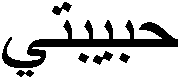
#> input picture lab7/text.bmp, 183 x 81 px, given in place of أ.png, which was not available
$ python lab7.py
#> lines starting #> are read from the running program, lines starting #| are printed output that depends on the picture; after the words box and inside, x2 and y2 are one past the last pixel; in counts of white or black regions, pixels touching at a corner belong together; pictures that were not available may be replaced by others from this repository, and a replacement may not be noted
#> in preprocess, `gray = cv2.imread(path, cv2.IMREAD_GRAYSCALE)`: gray: shape (81, 183); 81.2% white; 6 black regions, box (x1, y1, x2, y2) and area: (2, 20, 178, 68) 2330, (52, 2, 72, 15) 128, (93, 51, 113, 65) 128, (16, 70, 34, 77) 78, (78, 53, 89, 63) 65, (119, 53, 130, 63) 65
import os
import shutil

import cv2
import matplotlib
matplotlib.use("Agg")
import matplotlib.pyplot as plt
import numpy as np

BASE_DIR = os.path.dirname(os.path.abspath(__file__))

ALPHABET = "أ ب ج د ﻩ و ز ح ط ي ك ل م ن س ع ف ص ق ر ش ت ث خ ذ ض ظ غ".split()
RECOGNIZED_TEXT = "حبيبتي"

LAB5_SYMBOLS_DIR = os.path.join(BASE_DIR, "..", "lab5", "symbols")
OUTPUT_DIR = os.path.join(BASE_DIR, "output")
os.makedirs(OUTPUT_DIR, exist_ok=True)

FONT_SIZE = 52
FONT_SIZE_EXP = 44

EXPERIMENTS = [
    {
        "label": f"Основной шрифт {FONT_SIZE}pt",
        "input": os.path.join(BASE_DIR, "text_52.bmp"),
        "image_out": os.path.join(OUTPUT_DIR, "text_52pt.bmp"),
        "hypotheses_out": os.path.join(OUTPUT_DIR, "hypotheses_main.txt"),
        "heatmap_out": os.path.join(OUTPUT_DIR, "heatmap_main.png"),
    },
    {
        "label": f"Эксперимент: {FONT_SIZE_EXP}pt, база {FONT_SIZE}pt",
        "input": os.path.join(BASE_DIR, "text_44.bmp"),
        "image_out": os.path.join(OUTPUT_DIR, "text_44pt.bmp"),
        "hypotheses_out": os.path.join(OUTPUT_DIR, "hypotheses_experiment.txt"),
        "heatmap_out": os.path.join(OUTPUT_DIR, "heatmap_experiment.png"),
    },
]


def spaced(text):
    return " ".join(text)


def crop_binary(binary):
    coords = np.column_stack(np.where(binary > 0))
#> coords = 2794 pairs, first value 2 to 76, second value 2 to 177
    if coords.size == 0:
        return binary
    y0, x0 = coords.min(axis=0)
#> y0 = 2; x0 = 2
    y1, x1 = coords.max(axis=0)
#> y1 = 76; x1 = 177
    return binary[y0:y1 + 1, x0:x1 + 1]
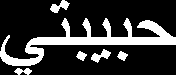
#> returned value: shape (75, 176); values 0 (black) and 1 (white), 21.2% white; 6 white regions, box (x1, y1, x2, y2) and area: (0, 18, 176, 66) 2330, (50, 0, 70, 13) 128, (91, 49, 111, 63) 128, (14, 68, 32, 75) 78, (76, 51, 87, 61) 65, (117, 51, 128, 61) 65


def normalize_profile(profile, length=32):
    profile = profile.astype(float)
    if profile.max() > 0:
        profile /= profile.max()
    return cv2.resize(profile.reshape(1, -1), (length, 1), interpolation=cv2.INTER_AREA).ravel()


def extract_features(binary):
    h, w = binary.shape
#> h = 75; w = 176
    total = float(binary.sum())
#> total = 2794
    if total == 0:
        return np.zeros(69)

    y_idx, x_idx = np.indices(binary.shape)
    cx = (x_idx * binary).sum() / total / w
#> cx = 0.495
    cy = (y_idx * binary).sum() / total / h
#> cy = 0.545
    ix = ((y_idx - cy * h) ** 2 * binary).sum() / (h ** 2 * total)
#> ix = 0.0355
    iy = ((x_idx - cx * w) ** 2 * binary).sum() / (w ** 2 * total)
#> iy = 0.0766
    mass = total / (h * w)
#> mass = 0.212

    profile_x = normalize_profile(binary.sum(axis=0))
#> in normalize_profile, `profile = profile.astype(float)`: profile = 176 values, max 35 at index 66, min 6 at index 0, mean 15.88
#> in normalize_profile, `profile /= profile.max()`: profile = 176 values, max 1 at index 66, min 0.171 at index 0, mean 0.454
#> profile_x = 32 values, max 0.829 at index 19, min 0.229 at index 8, mean 0.454
    profile_y = normalize_profile(binary.sum(axis=1))
#> profile_y = 32 values, max 0.995 at index 18, min 0 at index 6, mean 0.243

    return np.concatenate(([mass, cx, cy, ix, iy], profile_x, profile_y))


def similarity(v1, v2):
    dist = np.linalg.norm(v1 - v2) / np.sqrt(len(v1))
    return 1.0 / (1.0 + dist)


def preprocess(path):
    gray = cv2.imread(path, cv2.IMREAD_GRAYSCALE)
    if gray is None:
        raise FileNotFoundError(f"Не удалось открыть изображение: {path}")
    _, binary = cv2.threshold(gray, 127, 1, cv2.THRESH_BINARY_INV)
    return gray, crop_binary(binary)


# [29 lines left out: functions segment_symbols, extract_symbols_from_image, not called in this run]


def build_alphabet_db():
    db = {}
    for char in ALPHABET:
        path = os.path.join(LAB5_SYMBOLS_DIR, f"{char}.png")
        _, binary = preprocess(path)
        db[char] = extract_features(binary)
#> pass 2 of the loop in build_alphabet_db, `for char in ALPHABET:`:
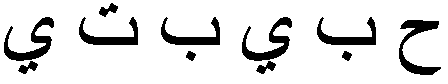
#> input picture lab7/text_52.bmp, 448 x 84 px, given in place of ب.png, which was not available
#> gray: shape (84, 448); 87.5% white; 11 black regions, largest, box (x1, y1, x2, y2) and area: (399, 20, 441, 75) 794, (4, 17, 54, 61) 764, (242, 17, 292, 61) 764
#> coords = 4706 pairs, first value 3 to 74, second value 4 to 440
#> y0 = 3; x0 = 4
#> y1 = 74; x1 = 440
#> in crop_binary (call 2), `return binary[y0:y1 + 1, x0:x1 + 1]`:
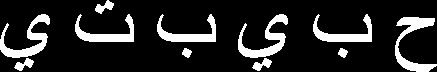
#> returned value: shape (72, 437); values 0 (black) and 1 (white), 15% white; 11 white regions, largest, box (x1, y1, x2, y2) and area: (395, 17, 437, 72) 794, (0, 14, 50, 58) 764, (238, 14, 288, 58) 764
    return db


# [119 lines left out: functions classify, print_and_save_results, plot_heatmap, plot_comparison, not called in this run]


def main():
    db = build_alphabet_db()
    all_results = []

    print(f"    Текст: «{spaced(RECOGNIZED_TEXT)}»")

    for experiment in EXPERIMENTS:
        shutil.copyfile(experiment["input"], experiment["image_out"])
        symbols = extract_symbols_from_image(experiment["input"])
        print(f"\n    Изображение: {experiment['input']}")
        print(f"    Обнаружено символов: {len(symbols)}")

        results = classify(symbols, db)
        recognized, errors, accuracy = print_and_save_results(
            results,
            RECOGNIZED_TEXT,
            experiment["hypotheses_out"],
            label=experiment["label"],
        )

        plot_heatmap(
            results,
            RECOGNIZED_TEXT,
            experiment["heatmap_out"],
            f"Тепловая карта мер близости ({experiment['label']})",
        )

        all_results.append((symbols, results, recognized, errors, accuracy))

    plot_comparison(
        all_results[0][1],
        all_results[1][1],
        RECOGNIZED_TEXT,
        os.path.join(OUTPUT_DIR, "comparison.png"),
    )

    print("\n  Итоги:")
    for experiment, (_, _, recognized, errors, accuracy) in zip(EXPERIMENTS, all_results):
        print(f"  {experiment['label']}:")
        print(f"    Распознано: «{spaced(recognized)}»")
        print(f"    Ошибок: {errors}   Точность: {accuracy:.1f}%")


if __name__ == "__main__":
#> (the run stopped early here; a loop or call above may not have finished)
